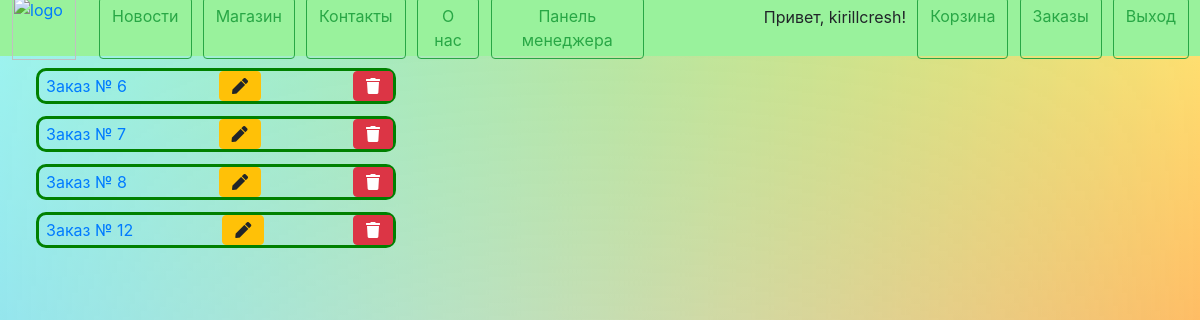
The app's page /orders/manage_order/ (signed in) with its own data.
### orders/models.py (models this page shows)
class Orders(models.Model):
    is_cart = models.BooleanField(default=True)
    total = models.IntegerField(null=True, default=0)
    client = models.ForeignKey(User, on_delete=models.CASCADE, null=True)
    def get_absolute_url(self):
        return f'/orders/{self.id}/'
    def __str__(self):
        return str('Заказ № ' + str(self.id))
    class Meta:
        verbose_name = 'Заказ'
        verbose_name_plural = 'Заказы'

### orders/views.py (the view)
# urls.py: path('manage_order/', views.manage_order, name='manage_order'),
def manage_order(request):
    if request.user.is_staff:
        orders = Orders.objects.all()
        context = {
            'orders': orders,
        }
        return render(request, 'orders/manage_order.html', context)
    else:
        return redirect('main:main')

### orders/templates/orders/manage_order.html (shortened to what this page needs)
{% extends "main/layout.html" %}
{% load static %}
{% block static %}
    <link rel="stylesheet" href="{% static 'main/css/manage_order.css' %}">
{% endblock %}
{% block content %}
{% for order in orders %}
<div class="edit">
    <a style="margin: 0 0 0 2%;" href="{{ order.get_absolute_url }}"> {{ order }}</a>
    <a style="margin: 0 0 0 2%;" class="btn btn-warning" href="{% url 'orders:edit_order' order.id %}"><i class="fa fa-pen"></i></a>
    <a style="margin: 0 0 0 2%;" class="btn btn-danger" href="{% url 'orders:delete_order' order.id %}"><i class="fa fa-trash"></i></a>
</div>
{% endfor %}
{% endblock %}

### main/templates/main/layout.html (shortened to what this page needs)
{% load static %}
<html lang="en">
<head>
    <link rel="stylesheet" href="https://cdnjs.cloudflare.com/ajax/libs/twitter-bootstrap/4.6.1/css/bootstrap.min.css">
    <link rel="stylesheet" href="{% static 'main/css/site.css' %}">
    {% block static %}
    {% endblock %}
    <link rel="stylesheet" href="https://use.fontawesome.com/releases/v5.8.2/css/all.css">
</head>
<body>
    <div class="fixed">
        <div class="header">
            <a href="/" style="margin: 0 1% 0 1%;"><img src="{% static 'main/img/logo2.png' %}" alt="logo" style="width:64;"> </a>
            <div class="middle">
                <div class="header_left">
                    <a type="button" class="btn btn-outline-success" href="{% url 'news:main' %}">Новости</a>
                    <a type="button" class="btn btn-outline-success" href="{% url 'shop:main' %}">Магазин</a>
                    <a type="button" class="btn btn-outline-success" href="{% url 'main:contacts' %}">Контакты</a>
                    <a type="button" class="btn btn-outline-success" href="{% url 'main:about' %}">О нас</a>
                    {% if user.is_staff %}
                         <a type="button" class="btn btn-outline-success" href="{% url 'main:manager' %}">Панель менеджера</a>
                    {% endif %}
                </div>
                <div class="header_right">
                    {% if not user.is_authenticated %}
                        <a type="button" class="btn btn-outline-success" href="{% url 'main:register' %}">Регистрация</a>
                        <a type="button" class="btn btn-outline-success" href="{% url 'main:login' %}">Вход</a>
                    {% else %}
                        <a style="margin-top: 1vh;"> Привет, {{ user.username }}!</a>
                        <a type="button" class="btn btn-outline-success" href="{% url 'orders:cart_detail' %}">Корзина</a>
                        <a type="button" class="btn btn-outline-success" href="{% url 'orders:main' %}">Заказы</a>
                        <a type="button" class="btn btn-outline-success" href="{% url 'main:logout' %}">Выход</a>
                    {% endif %}
                </div>
            </div>
        </div>
    </div>
    {% block content %}
    {% endblock %}
</body>
</html>

### main/static/main/css/site.css (style rules this page uses)
.header { width: 100%; height: 7vh; background-color: 99f29c; display: flex; align-items: center; flex-direction:row; }
body { background-blend-mode: screen; background: linear-gradient(limegreen, transparent), linear-gradient(90deg, skyblue, transparent), linear-gradient(-90deg, coral, transparent); background-size: cover; background-position: center center; background-repeat: no-repeat; background-attachment: fixed; }
.middle { display: flex; width: 95% }
.header_left, .header_right { display: flex; width: 50%; }
.header_right { justify-content: flex-end; }
.header_right > a { margin: 0 2% 0 0; }
.header_left > a { margin: 0 0 0 2%; }

### main/static/main/css/manage_order.css (style rules this page uses)
.edit { display: flex; justify-content: space-between; width: 30%; align-items: center; border: 3px solid green; border-radius: 10px; margin: 1% 0 0 3%; }

### records on screen
Orders: id "Заказ № 6"
Orders: id "Заказ № 7"
Orders: id "Заказ № 8"
Orders: id "Заказ № 12"

### other values on screen
{{ user.username }} "kirillcresh"
